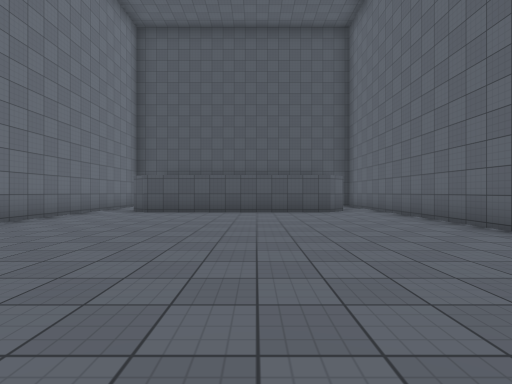
view 1 (above)

18 first-person views from a walk through a Unity game level. The camera is 1.3 m above the floor, looks level and sees 85° across. The floor is counted in squares, 2.4 m on a side. Each view is taken from the middle of a square. On the plan, view 1 faces up. The plan holds only what a view shows up to about 9 squares ahead; the rest is blank. The player is left out. Surface patterns are stand-ins for the level's own textures.

view 2
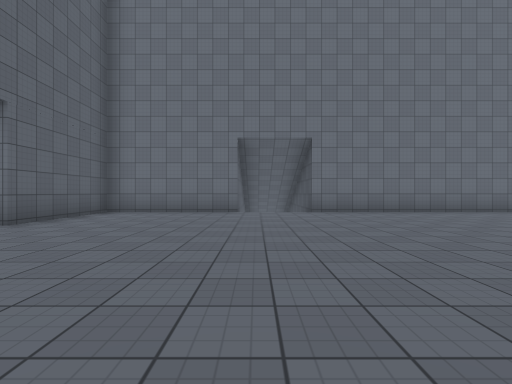

view 3
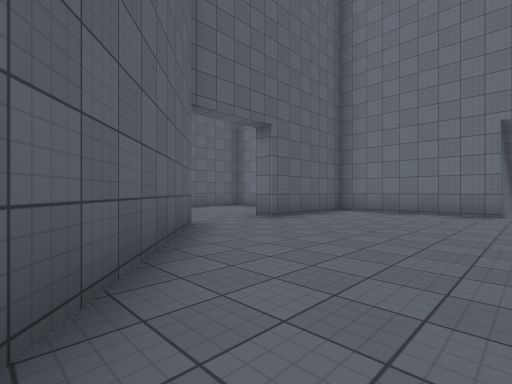

view 4
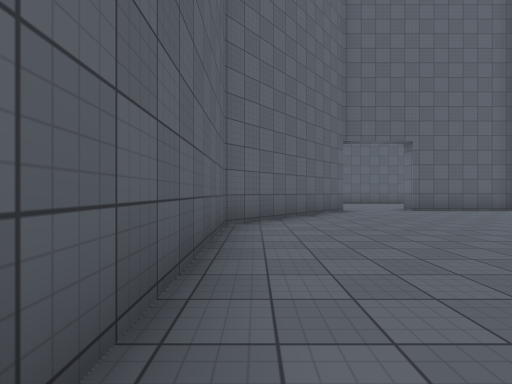

view 5
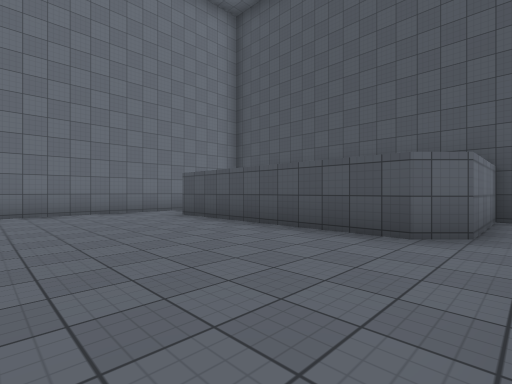

view 6
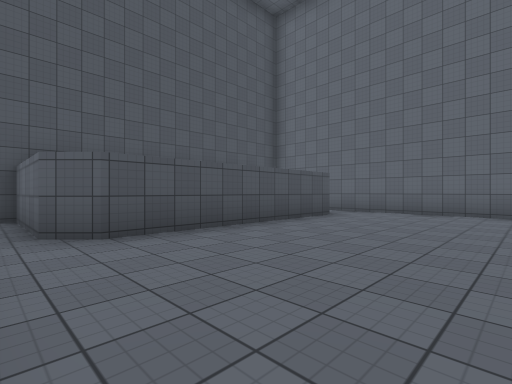

view 7
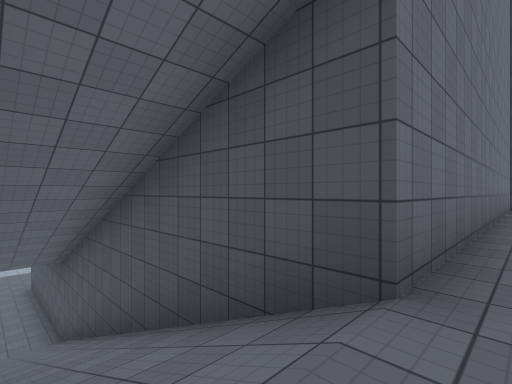

view 8
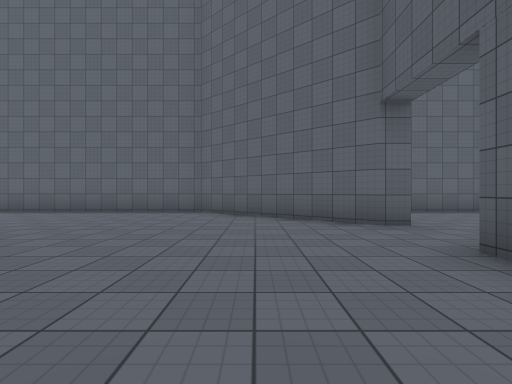

view 9
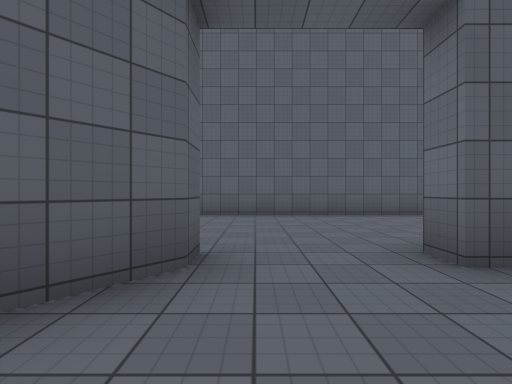

view 10
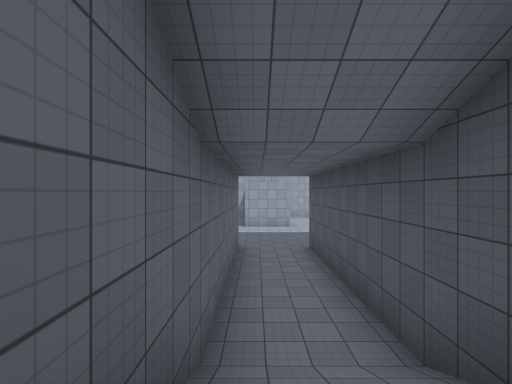

view 11
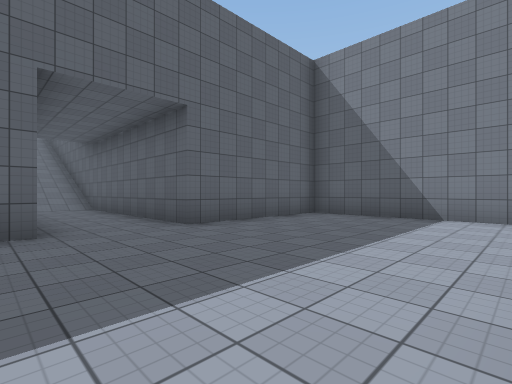

view 12
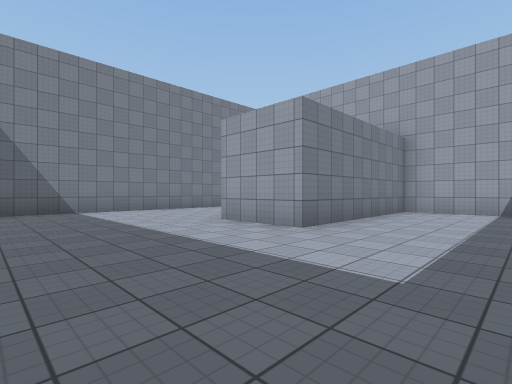

view 13
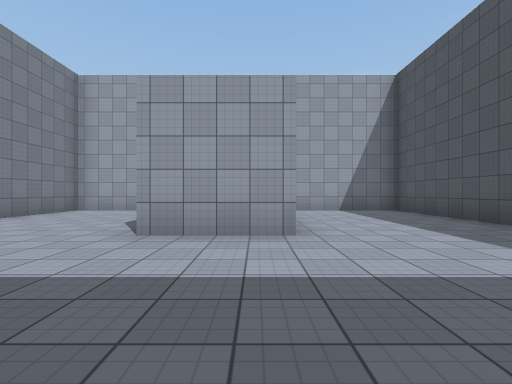

view 14
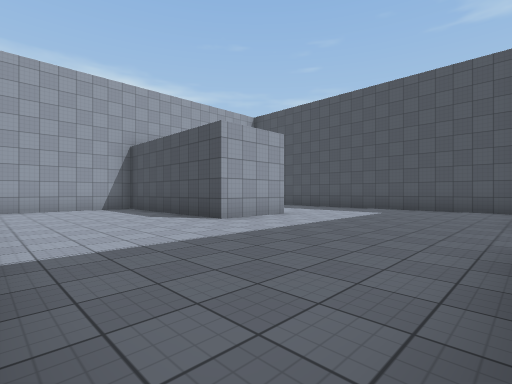

view 15
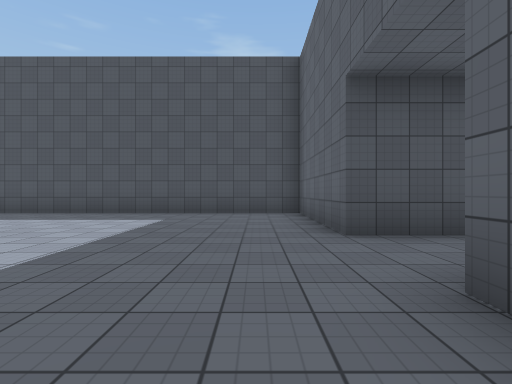

view 16
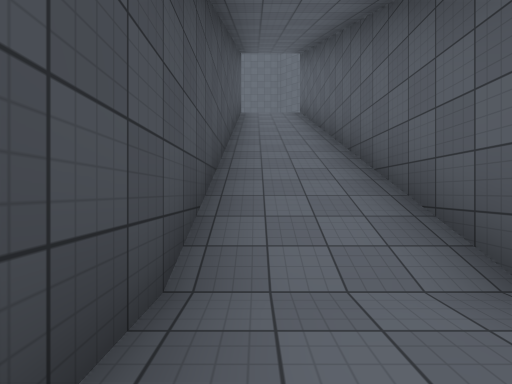

view 17
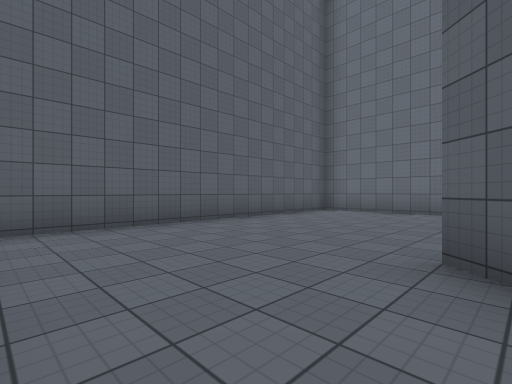

view 18
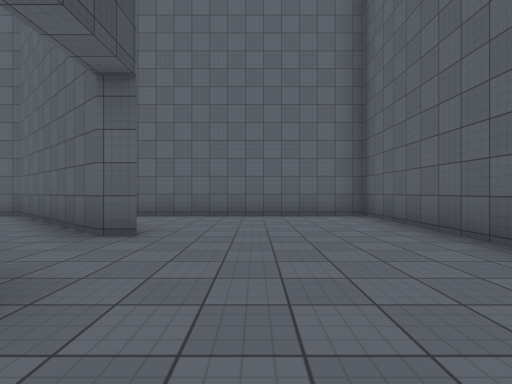

### Floor plan
Key: @ floor where view 1 was taken; # wall or solid block; . main floor; - floor 7.75 m lower than the main floor; / step, stairs or slope.
Columns run from 28 left of view 1 to 4 right of it. Each row starts with its distance up from view 1.
 11                        ###    ##
 10                        #.#    #.
  9                        #.#    #.#
  8                        #.######.#
  7                        #........#
  6                        #........#
  5 ############           #........#
  4 #----------#           #........#
  3 #----------#           #........#
  2 #----------#############........#
  1 ######----------////////........#
  0 ######----------////////....@...#
 -1 #----------#############.......##
 -2 #----------#           #......###
 -3 #----------#           #.....##.#
 -4 #----------#           ####..#..#
 -5 ############           #........#
 -6                        #........#
 -7                        #........#
 -8                        #........#
 -9                        ##########

Where each view was taken, in squares from view 1:
view 1: 0 up, 0 right, facing up
view 2: 0 up, 3 right, facing left
view 3: 0 up, 3 right, facing down-left
view 4: 4 up, 3 right, facing down
view 5: 4 up, 3 right, facing up-left
view 6: 4 up, 4 left, facing up-right
view 7: 0 up, 4 left, facing up-left
view 8: 2 down, 4 left, facing right
view 9: 2 down, 0 right, facing down
view 10: 0 up, 10 left, facing left
view 11: 2 up, 22 left, facing down-right
view 12: 4 up, 19 left, facing down-left
view 13: 1 up, 19 left, facing left
view 14: 4 down, 18 left, facing up-left
view 15: 2 down, 19 left, facing up
view 16: 1 up, 14 left, facing right
view 17: 4 down, 3 right, facing down-left
view 18: 6 down, 3 left, facing right
